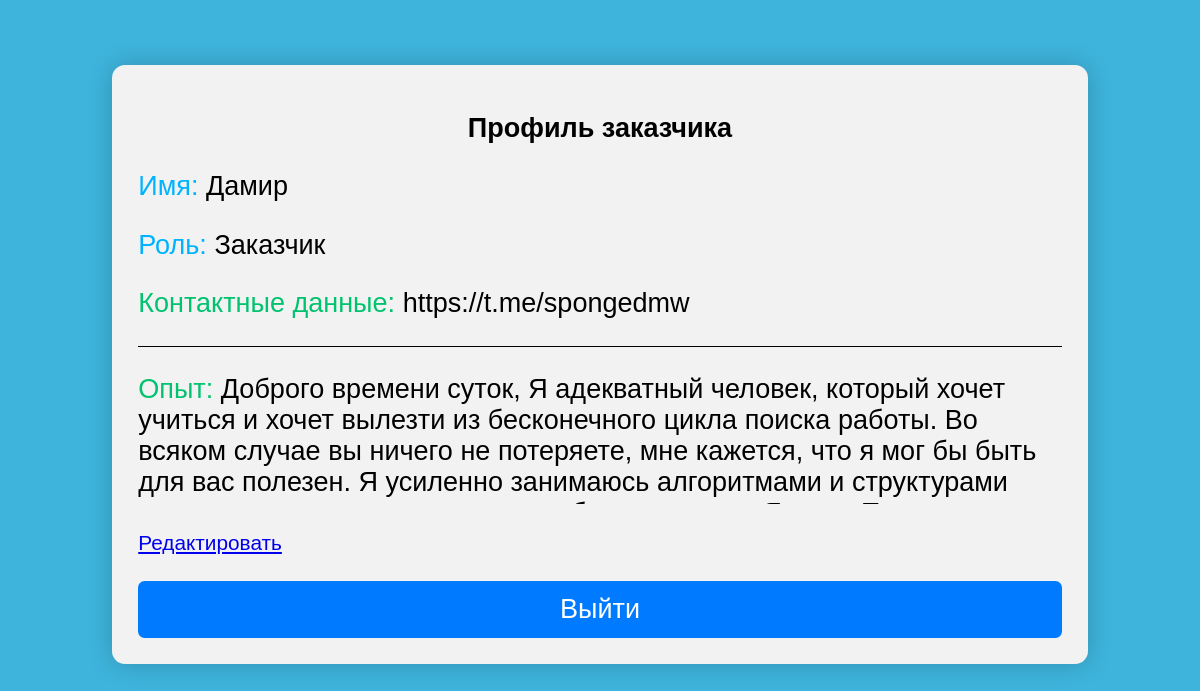
/profile/ (signed in), run on the app's committed database.
### user/models.py (models this page shows)
class CustomUser(AbstractUser):
    ROLE_CHOICES = (
        ('Заказчик', 'Заказчик'),
        ('Исполнитель', 'Исполнитель'),
    )
    role = models.CharField(max_length=15, choices=ROLE_CHOICES)
    class Meta:
        verbose_name = 'Пользователь'
        verbose_name_plural = 'Пользователи'

### app/models.py (models this page shows, shortened)
class Customer(models.Model):
    user = models.ForeignKey(CustomUser, on_delete=models.CASCADE)
    bio = models.TextField(max_length=50)
    exp = models.TextField(max_length=650)

### app/views.py (the view)
# urls.py: path('profile/', views.view_or_edit_profile, name='view_profile'),
@login_required
def view_or_edit_profile(request):
    user = request.user
    role = request.user.role
    try:
        customer = Customer.objects.get(user=user)
        edit_url = 'edit_profile'
    except Customer.DoesNotExist:
        customer = None
        edit_url = 'create_profile'
    context = {
        'user': user,
        'user_role': role,
        'customer': customer,
        'edit_url': edit_url,
    }
    return render(request, 'index/customer.html', context)

### templates/index/customer.html (shortened to what this page needs)
<!DOCTYPE html>
<html lang="en">
<head>
    <link rel="stylesheet" href='../static/index.css'>
</head>
<body>
    <div class='container'>
        {% if user_role == 'Заказчик' %}
        <h2 class="center">Профиль заказчика</h2>
        {% elif user_role == 'Исполнитель' %}
        <h2 class="center">Профиль исполнителя</h2>
        {% endif %}
        {% if customer %}
            <p><span class="highlight-bio">Имя:</span> {{ user.username }}</p>
            <p><span class="highlight-bio">Роль:</span> {{ user_role }}</p>
            <p><span class="highlight">Контактные данные:</span> {{ customer.bio }}</p>
            <hr class="divider">
            <p><span class="highlight">Опыт:</span> {{ customer.exp }}</p>
            <a href="{% url 'edit_profile' %}">Редактировать</a>
            <form action="{% url 'logout' %}" method="post">
                <button type="submit">Выйти</button>
            </form>
        {% else %}
            <p>Вы ещё ничего не написали о себе: <a href="{% url 'create_profile' %}">Написать информацию о себе</a></p>
        {% endif %}
    </div>
</body>
</html>

### static/index.css (style rules this page uses)
body { background-color: #3eb4dc; font-family: Arial, sans-serif; font-size: 1.3em; }
.container { width: 78%; margin: 65px auto; padding: 26px; background-color: #f2f2f2; border-radius: 13px; box-shadow: 0 0 26px rgba(0, 0, 0, 0.2); }
h2.center { text-align: center; font-size: 1.3em; }
form { margin-top: 26px; }
.container p { overflow-y: auto; max-height: 130px; font-size: 1.3em; }
.divider { border: none; border-top: 1px solid #000; margin: 26px 0; }
.highlight { color: rgb(1, 195, 111); }
.highlight-bio { color: rgb(0, 179, 255) }
button { display: block; width: 100%; margin-top: 13px; padding: 13px; background-color: #007bff; color: #fff; border: none; border-radius: 6.5px; cursor: pointer; transition: background-color 0.3s ease; font-size: 1.3em; }

### data on the page
CustomUser: username "Дамир", role "Заказчик"
Customer: bio "https://t.me/spongedmw", exp "Доброго времени суток, Я адекватный человек, который хочет учиться и хочет вылезти из бесконечного цикла поиска работы. Во всяком случае вы ничего не потеряете, мне кажется, что я мог бы быть для вас полезен. Я усиленно занимаюсь алгоритмами и структурами…"
